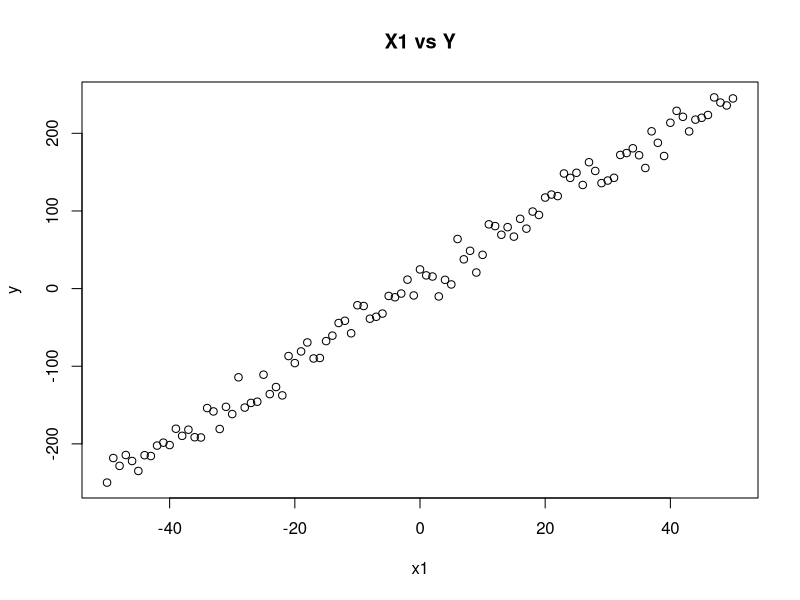
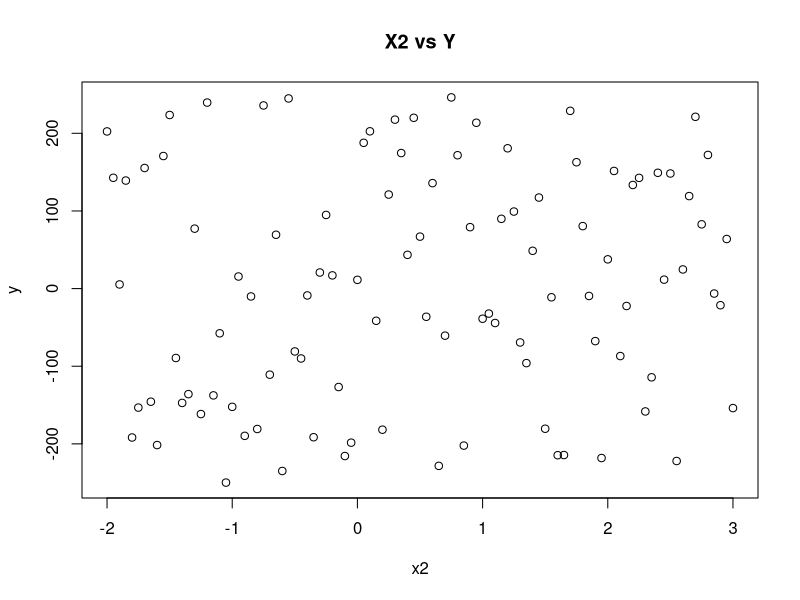
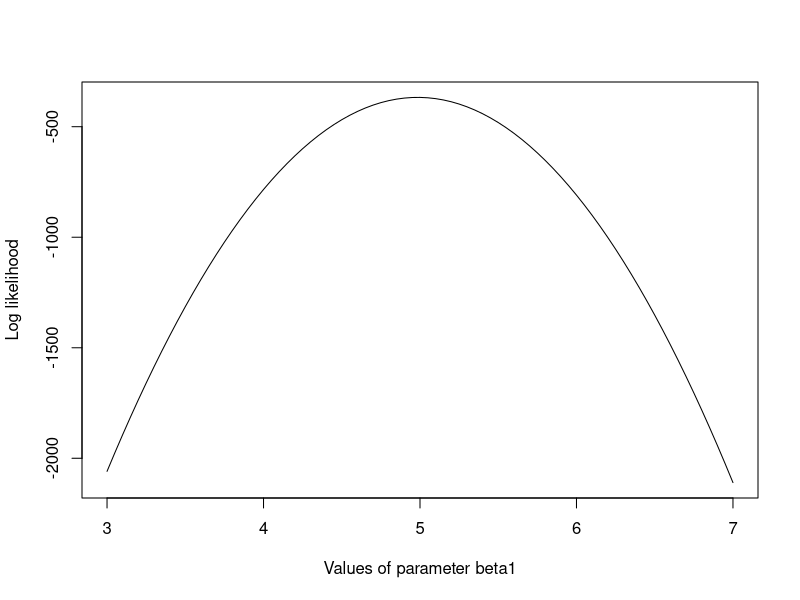
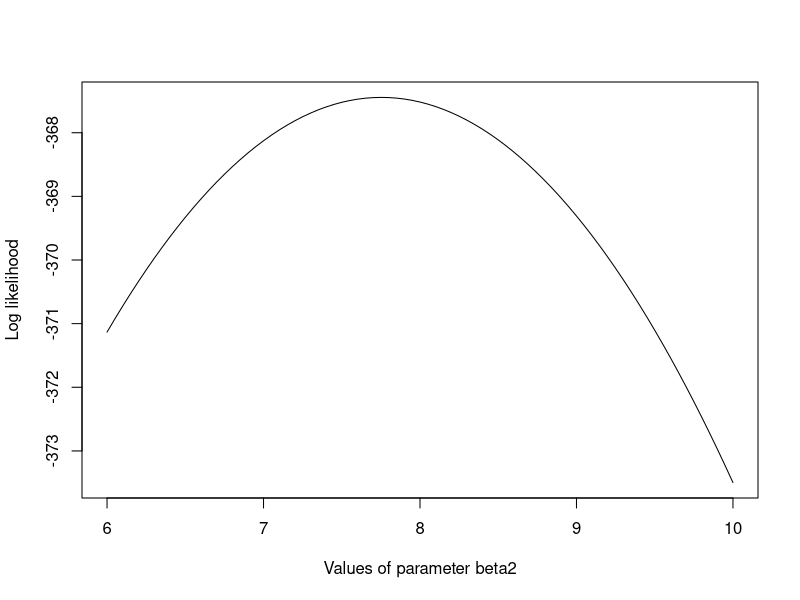
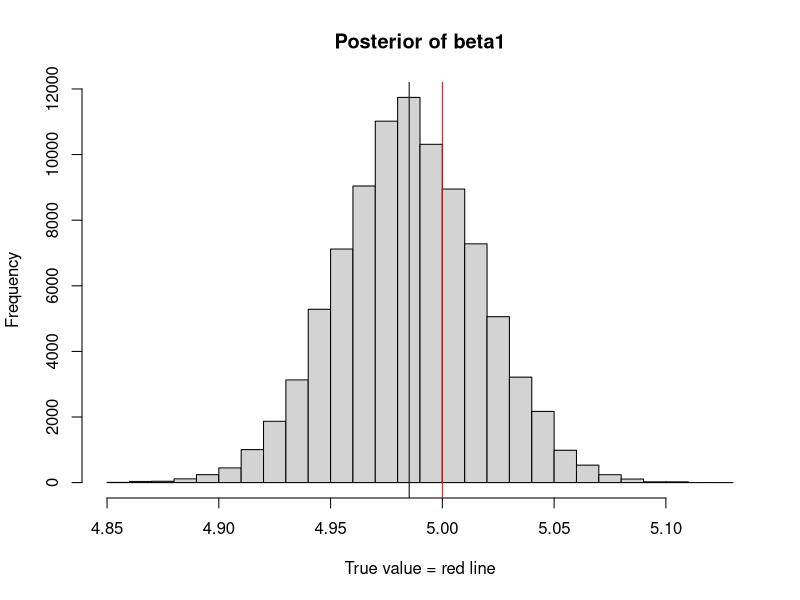
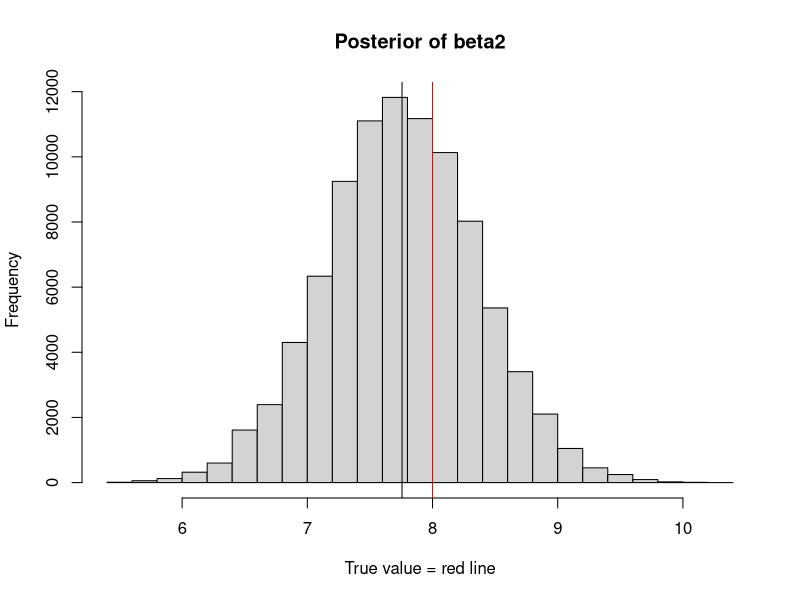
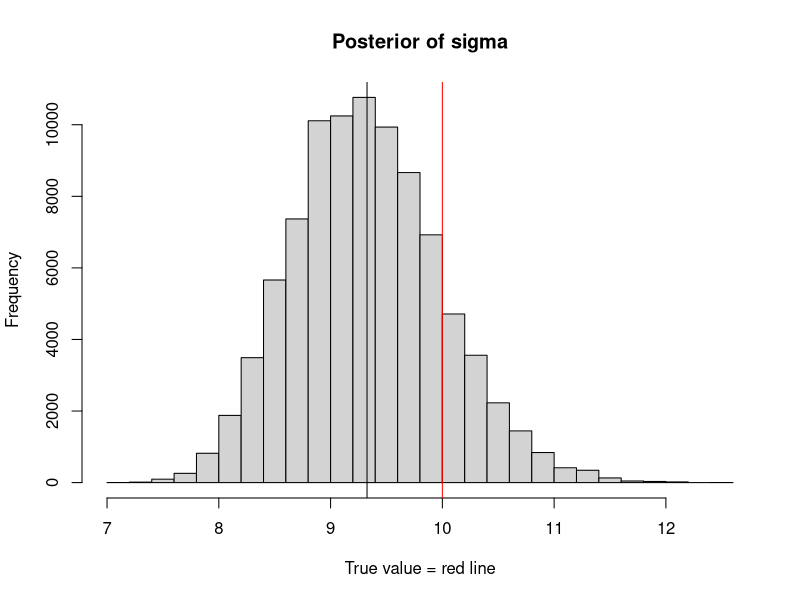
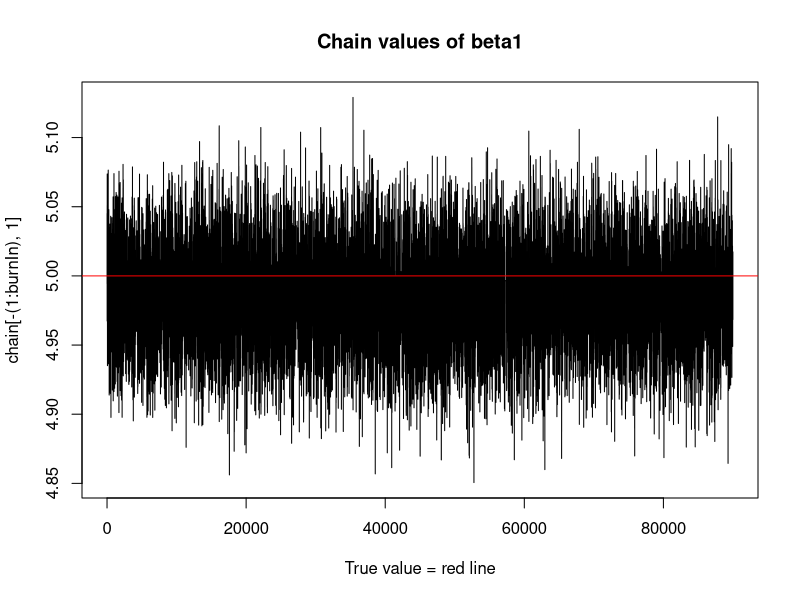

Write R code to recreate these figures, in order.
true_beta1 = 5
true_beta2 = 8
true_sigma = 10
n = 101

# create independent x-values
set.seed(1492)
x1 =(-(n-1)/2):((n-1)/2)
x2 = sample(x1)*0.05 + 0.5

# create dependent y-values according to beta1*x1 + beta2*x2 + N(0, sigma)
y = true_beta1*x1 + true_beta2*x2 + rnorm(n = n, mean = 0, sd = true_sigma)

plot(x1, y, main = "X1 vs Y")
plot(x2, y, main = "X2 vs Y")

likelihood = function(param) {
  
  beta1 = param[1]
  beta2 = param[2]
  sigma = param[3]
  
  pred = beta1*x1 + beta2*x2
  single_likelihoods = dnorm(y, mean = pred, sd = sigma, log = T)
  sum_ll = sum(single_likelihoods)
  return(sum_ll)
}

# Plot the likelihood profile of beta1
beta1_values = function(x) {return(likelihood(c(x, true_beta2, true_sigma)))}
beta1_likelihoods = lapply(seq(3, 7, by = .05), beta1_values)
plot(seq(3, 7, by = .05), beta1_likelihoods , type = "l", 
     xlab = "Values of parameter beta1", ylab = "Log likelihood")

# Plot the likelihood profile of beta2
beta2_values = function(x) {return(likelihood(c(true_beta1, x, true_sigma)))}
beta2_likelihoods = lapply(seq(6, 10, by = .05), beta2_values)
plot(seq(6, 10, by = .05), beta2_likelihoods , type = "l", 
     xlab = "Values of parameter beta2", ylab = "Log likelihood")

# Prior distribution
prior = function(param) {
  
  beta1 = param[1]
  beta2 = param[2]
  sigma = param[3]
  
  beta1_prior = dunif(beta1, min = 0, max = 10, log = TRUE)
  beta2_prior = dunif(beta1, min = 0, max = 10, log = TRUE)
  sigma_prior = dunif(sigma, min = 0, max = 30, log = TRUE)
  return(beta1_prior + beta2_prior + sigma_prior)
}

# Posterior distribution
posterior = function(param) {return(likelihood(param) + prior(param))
}

######## Metropolis algorithm ################
propose = function(param) {return(rnorm(3, mean = param, sd = c(0.1, 1, 1)))
}

run_metropolis_MCMC = function(start_value, iterations) {
  
  chain = array(dim = c(iterations + 1, 3))
  chain[1,] = start_value
  
  for(i in 1:iterations){
    proposal = propose(chain[i,])
    prob = exp(posterior(proposal) - posterior(chain[i,]))
    
    if(runif(1) < prob) {
      
      chain[i+1,] = proposal
    }
    else {
      
      chain[i+1,] = chain[i,]
    }
  }
  return(chain)
}

start_value = c(7, 10, 30)
chain = run_metropolis_MCMC(start_value, 10^5)

burnIn = 10000
acceptance = 1 - mean(duplicated(chain[-(1:burnIn),]))

### Summary: #######################
# Beta1 posterior
hist(chain[-(1:burnIn), 1], nclass = 30, , main = "Posterior of beta1", xlab = "True value = red line" )
abline(v = mean(chain[-(1:burnIn), 1]))
abline(v = true_beta1, col = "red" )

# Beta2 posterior 
hist(chain[-(1:burnIn), 2], nclass = 30, , main = "Posterior of beta2", xlab = "True value = red line" )
abline(v = mean(chain[-(1:burnIn), 2]))
abline(v = true_beta2, col = "red" )

# Sigma posterior
hist(chain[-(1:burnIn), 3], nclass = 30, main = "Posterior of sigma", xlab = "True value = red line")
abline(v = mean(chain[-(1:burnIn), 3]))
abline(v = true_sigma, col = "red" )

# Beta1 chain values
plot(chain[-(1:burnIn), 1], type = "l", xlab = "True value = red line" , main = "Chain values of beta1", )
abline(h = true_beta1, col = "red" )

# Beta2 chain values
plot(chain[-(1:burnIn), 2], type = "l", xlab = "True value = red line" , main = "Chain values of beta2", )
abline(h = true_beta2, col = "red" )

# Sigma chain values
plot(chain[-(1:burnIn), 3], type = "l", xlab = "True value = red line" , main = "Chain values of sigma", )
abline(h = true_sigma, col = "red" )

# for comparison:
summary(lm(y ~ -1 + x1 + x2))



